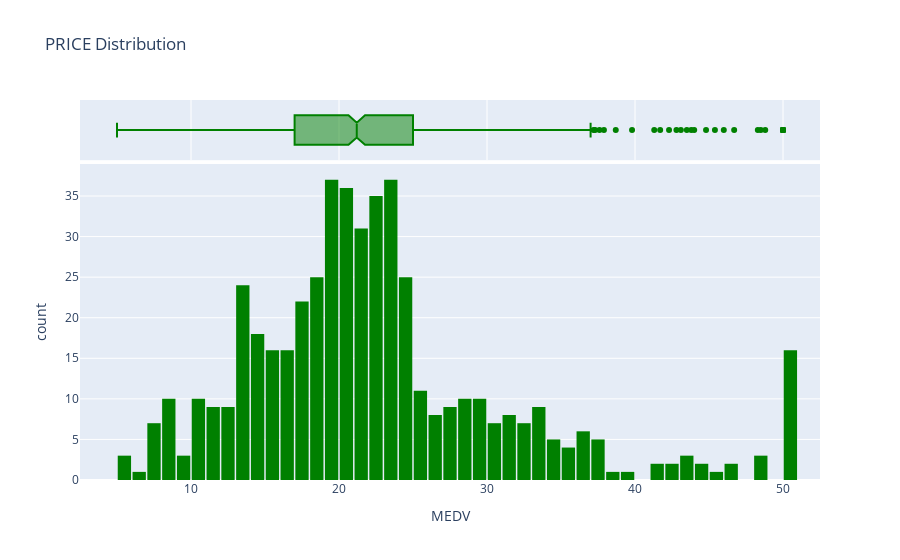

The notebook cell this image was saved under:
### Code cell
fig = px.histogram(bos, 
                   x='MEDV', 
                   marginal='box', 
                   nbins=50,
                   color_discrete_sequence=['green'], 
                   title='PRICE Distribution')
fig.update_layout(bargap=0.1)
fig.show()

### Figure 1 — Plotly figure (JSON) as saved in the notebook; plotly's stock layout.template omitted (floating-point values rounded to 4 significant figures; data arrays with more than 128 entries replaced by an {"elided": "..."} marker saying what was removed)
{"data": [{"alignmentgroup": "True", "bingroup": "x", "hovertemplate": "MEDV=%{x}<br>count=%{y}<extra></extra>", "legendgroup": "", "marker": {"color": "green"}, "name": "", "nbinsx": 50, "offsetgroup": "", "orientation": "v", "showlegend": false, "type": "histogram", "x": {"elided": "506 float values"}, "xaxis": "x", "yaxis": "y"}, {"alignmentgroup": "True", "hovertemplate": "MEDV=%{x}<extra></extra>", "legendgroup": "", "marker": {"color": "green"}, "name": "", "notched": true, "offsetgroup": "", "showlegend": false, "type": "box", "x": {"elided": "506 float values"}, "xaxis": "x2", "yaxis": "y2"}], "layout": {"bargap": 0.1, "barmode": "relative", "legend": {"tracegroupgap": 0}, "title": {"text": "PRICE Distribution"}, "xaxis": {"anchor": "y", "domain": [0, 1], "title": {"text": "MEDV"}}, "xaxis2": {"anchor": "y2", "domain": [0, 1], "matches": "x", "showgrid": true, "showticklabels": false}, "yaxis": {"anchor": "x", "domain": [0, 0.8316], "title": {"text": "count"}}, "yaxis2": {"anchor": "x2", "domain": [0.8416, 1], "matches": "y2", "showgrid": false, "showline": false, "showticklabels": false, "ticks": ""}}}
